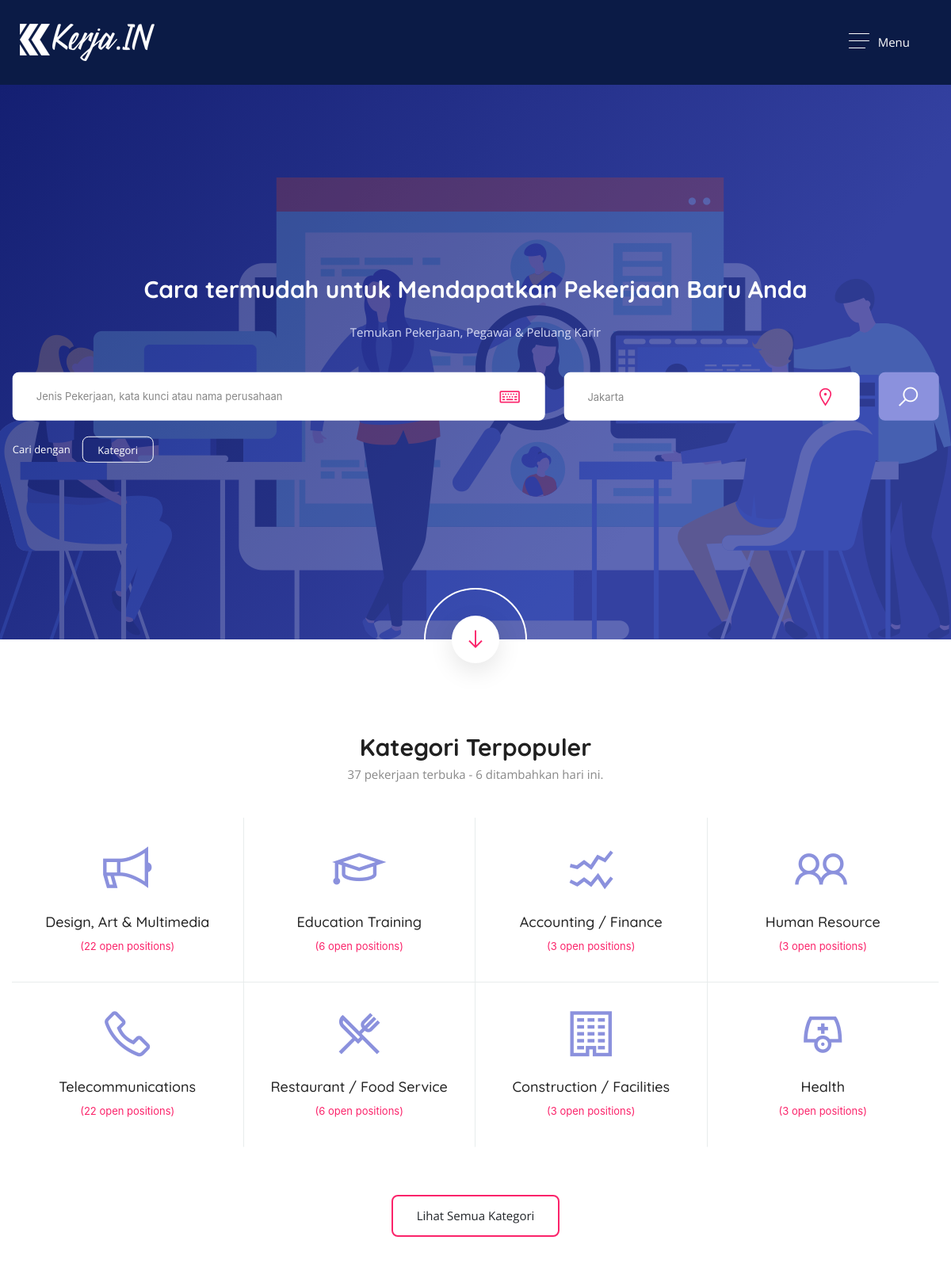
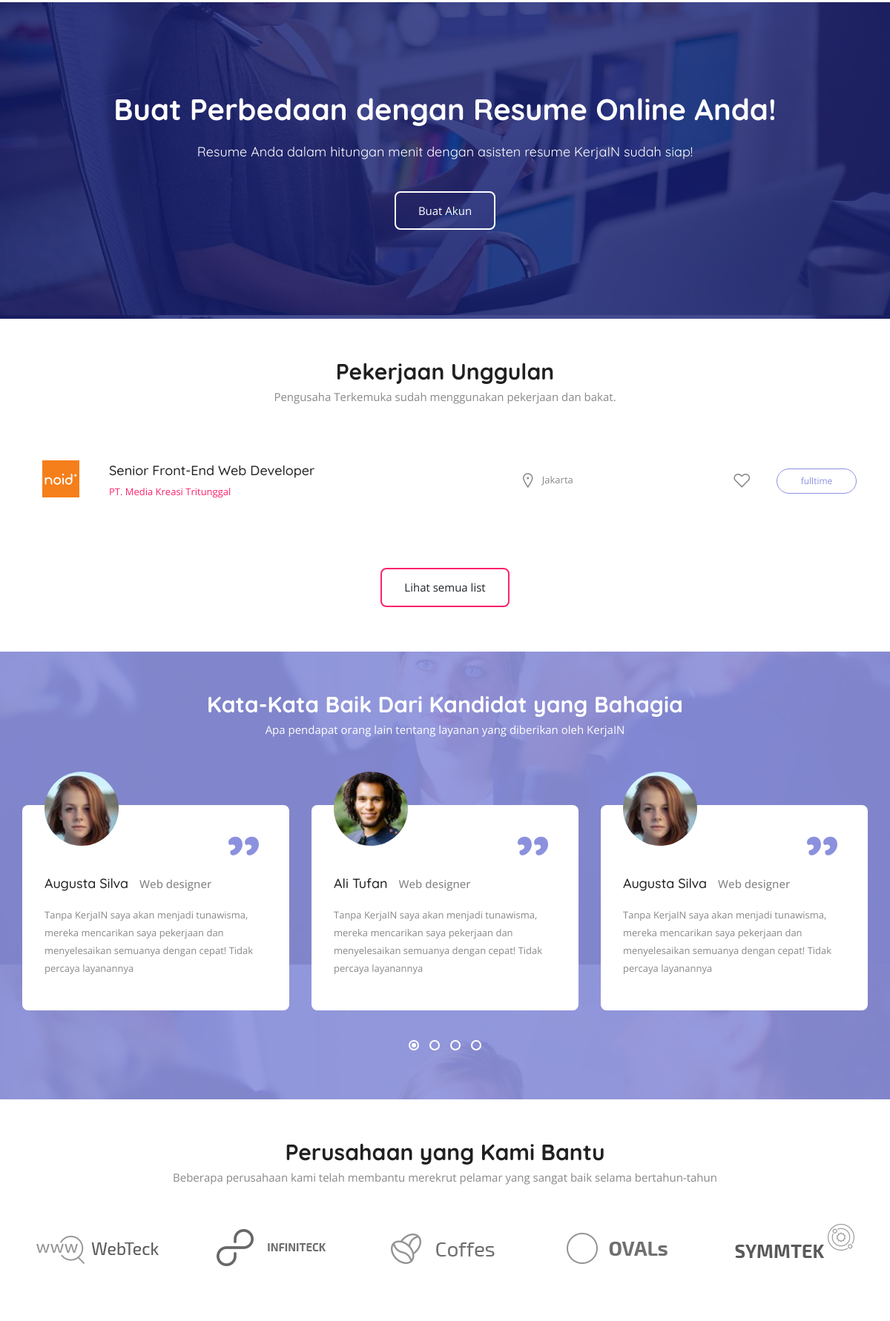
The page / (upper part) on the database its author committed (2 pictures, top to bottom).
### tables this page shows
CREATE TABLE `tb_lowongan` (
  `id_lowongan` int(11) NOT NULL,
  `id_perusahaan` int(11) NOT NULL,
  `judul` varchar(100) NOT NULL,
  `deskripsi` text NOT NULL,
  `tanggal_buka` date NOT NULL,
  `tanggal_tutup` date NOT NULL,
  `keahlian` varchar(100) NOT NULL,
  `jenis_pekerjaan` varchar(100) NOT NULL,
  `gaji` varchar(100) NOT NULL
);

CREATE TABLE `tb_perusahaan` (
  `id_perusahaan` int(11) NOT NULL,
  `id_user` int(11) NOT NULL,
  `nama` varchar(100) NOT NULL,
  `industri` varchar(100) NOT NULL,
  `jenis` varchar(50) NOT NULL,
  `kota` varchar(100) NOT NULL,
  `tentang` text NOT NULL,
  `foto` varchar(100) NOT NULL,
  `tahun_berdiri` varchar(4) NOT NULL,
  `website` varchar(100) NOT NULL,
  `ukuran` varchar(100) NOT NULL
);

### index.php (the view, shortened to what this page needs)
<?php
    if(isset($_SESSION['status'])){
		if($_SESSION['status']=="login"){
		 include 'php/head.php';
		 include 'php/header-user.php';
		} else{
			 include 'php/head.php';
			 include 'php/header.php';
		}
	} else{
			 include 'php/head.php';
			 include 'php/header.php';
		} ?>
	<section>
		<div class="block no-padding">
			<div class="container fluid">
				<div class="row">
					<div class="col-lg-12">
						<div class="main-featured-sec">
							<div class="new-slide">
							</div>
							<div class="job-search-sec">
								<div class="job-search">
									<h3>Cara termudah untuk Mendapatkan Pekerjaan Baru Anda</h3>
									<span>Temukan Pekerjaan, Pegawai & Peluang Karir</span>
									<form action="list-pekerjaan.php">
										<div class="row">
											<div class="col-lg-7 col-md-5 col-sm-12 col-xs-12">
												<div class="job-field">
													<input type="text" placeholder="Jenis Pekerjaan, kata kunci atau nama perusahaan" />
													<i class="la la-keyboard-o"></i>
												</div>
											</div>
											<div class="col-lg-4 col-md-5 col-sm-12 col-xs-12">
												<div class="job-field">
													<select data-placeholder="City, province or region" class="chosen-city">
														<option>Jakarta </option>
													</select>
													<i class="la la-map-marker"></i>
												</div>
											</div>
											<div class="col-lg-1 col-md-2 col-sm-12 col-xs-12">
												<button type="submit"><i class="la la-search"></i></button>
											</div>
										</div>
									</form>
									<div class="or-browser">
										<span>Cari dengan</span>
										<a href="#" title="">Kategori</a>
									</div>
								</div>
							</div>
							<div class="scroll-to">
								<a href="#scroll-here" title=""><i class="la la-arrow-down"></i></a>
							</div>
						</div>
					</div>
				</div>
			</div>
		</div>
	</section>
	<section id="scroll-here">
		<div class="block">
			<div class="container">
				<div class="row">
					<div class="col-lg-12">
						<div class="heading">
							<h2>Kategori Terpopuler</h2>
							<span>37 pekerjaan terbuka - 6 ditambahkan hari ini.</span>
						</div>
						<div class="cat-sec">
							<div class="row no-gape">
								<div class="col-lg-3 col-md-3 col-sm-6">
									<div class="p-category">
										<a href="#" title="">
											<i class="la la-bullhorn"></i>
											<span>Design, Art & Multimedia</span>
											<p>(22 open positions)</p>
										</a>
									</div>
								</div>
								<div class="col-lg-3 col-md-3 col-sm-6">
									<div class="p-category">
										<a href="#" title="">
											<i class="la la-graduation-cap"></i>
											<span>Education Training</span>
											<p>(6 open positions)</p>
										</a>
									</div>
								</div>
								<div class="col-lg-3 col-md-3 col-sm-6">
									<div class="p-category">
										<a href="#" title="">
											<i class="la la-line-chart "></i>
											<span>Accounting / Finance</span>
											<p>(3 open positions)</p>
										</a>
									</div>
								</div>
								<div class="col-lg-3 col-md-3 col-sm-6">
									<div class="p-category">
										<a href="#" title="">
											<i class="la la-users"></i>
											<span>Human Resource</span>
											<p>(3 open positions)</p>
										</a>
									</div>
								</div>
							</div>
						</div>
						<div class="cat-sec">
							<div class="row no-gape">
								<div class="col-lg-3 col-md-3 col-sm-6">
									<div class="p-category">
										<a href="#" title="">
											<i class="la la-phone"></i>
											<span>Telecommunications</span>
											<p>(22 open positions)</p>
										</a>
									</div>
								</div>
								<div class="col-lg-3 col-md-3 col-sm-6">
									<div class="p-category">
										<a href="#" title="">
											<i class="la la-cutlery"></i>
											<span>Restaurant / Food Service</span>
											<p>(6 open positions)</p>
										</a>
									</div>
								</div>
								<div class="col-lg-3 col-md-3 col-sm-6">
									<div class="p-category">
										<a href="#" title="">
											<i class="la la-building"></i>
											<span>Construction / Facilities</span>
											<p>(3 open positions)</p>
										</a>
									</div>
								</div>
								<div class="col-lg-3 col-md-3 col-sm-6">
									<div class="p-category">
										<a href="#" title="">
											<i class="la la-user-md"></i>
											<span>Health</span>
											<p>(3 open positions)</p>
										</a>
									</div>
								</div>
							</div>
						</div>
					</div>
					<div class="col-lg-12">
						<div class="browse-all-cat">
							<a href="#" title="">Lihat Semua Kategori</a>
						</div>
					</div>
				</div>
			</div>
		</div>
	</section>
	<section>
		<div class="block double-gap-top double-gap-bottom">
			<div data-velocity="-.1" style="background: url(images/resource/parallax1.jpg) repeat scroll 50% 422.28px transparent;" class="parallax scrolly-invisible layer color"></div>
			<div class="container">
				<div class="row">
					<div class="col-lg-12">
						<div class="simple-text-block">
							<h3>Buat Perbedaan dengan Resume Online Anda!</h3>
							<span>Resume Anda dalam hitungan menit dengan asisten resume KerjaIN sudah siap!</span>
							<a href="#" class="signup-popup" title="">Buat Akun</a>
						</div>
					</div>
				</div>
			</div>
		</div>
	</section>
	<section>
		<div class="block">
			<div class="container">
				<div class="row">
					<div class="col-lg-12">
						<div class="heading">
							<h2>Pekerjaan Unggulan</h2>
							<span>Pengusaha Terkemuka sudah menggunakan pekerjaan dan bakat.</span>
						</div>
<?php
include 'php/koneksi.php';
$data = mysqli_query($koneksi,"SELECT * FROM tb_lowongan a, tb_perusahaan b where a.id_perusahaan = b.id_perusahaan");
while ($a=mysqli_fetch_array($data)) {
?>
						<div class="job-listings-sec">
							<div class="job-listing">
								<div class="job-title-sec">
									<div class="c-logo"> <img src="gambar/<?=$a['foto']?>" style="max-width: 50px; max-height: 50px;" alt="" /> </div>
									<h3><a href="detail-pekerjaan.php?id=<?=$a['id_lowongan']?>" title=""><?=$a['judul']?></a></h3>
									<span><?=$a['nama']?></span>
								</div>
								<span class="job-lctn"><i class="la la-map-marker"></i><?=$a['kota']?></span>
								<span class="fav-job"><i class="la la-heart-o"></i></span>
								<span class="job-is ft"><?=$a['jenis_pekerjaan']?></span>
							</div>
						</div>
<?php } ?>
					</div>
					<div class="col-lg-12">
						<div class="browse-all-cat">
							<a href="list-pekerjaan.php" title="">Lihat semua list</a>
						</div>
					</div>
				</div>
			</div>
		</div>
	</section>
	<section>
		<div class="block">
			<div class="container">
				<div class="row">
					<div class="col-lg-12">
						<div class="heading light">
							<h2>Kata-Kata Baik Dari Kandidat yang Bahagia</h2>
							<span>Apa pendapat orang lain tentang layanan yang diberikan oleh KerjaIN</span>
						</div>
						<div class="reviews-sec" id="reviews-carousel">
							<div class="col-lg-6">
								<div class="reviews">
									<img src="images/resource/r1.jpg" alt="" />
									<h3>Augusta Silva <span>Web designer</span></h3>
									<p>Tanpa KerjaIN saya akan menjadi tunawisma, mereka mencarikan saya pekerjaan dan menyelesaikan semuanya dengan cepat! Tidak percaya layanannya</p>
								</div>
							</div>
							<div class="col-lg-6">
								<div class="reviews">
									<img src="images/resource/r2.jpg" alt="" />
									<h3>Ali Tufan <span>Web designer</span></h3>
									<p>Tanpa KerjaIN saya akan menjadi tunawisma, mereka mencarikan saya pekerjaan dan menyelesaikan semuanya dengan cepat! Tidak percaya layanannya</p>
								</div>
							</div>
							<div class="col-lg-6">
								<div class="reviews">
									<img src="images/resource/r1.jpg" alt="" />
									<h3>Augusta Silva <span>Web designer</span></h3>
									<p>Tanpa KerjaIN saya akan menjadi tunawisma, mereka mencarikan saya pekerjaan dan menyelesaikan semuanya dengan cepat! Tidak percaya layanannya</p>
								</div>
							</div>
						</div>
					</div>
				</div>
			</div>
		</div>
	</section>
	<section>
		<div class="block">
			<div class="container">
				<div class="row">
					<div class="col-lg-12">
						<div class="heading">
							<h2>Perusahaan yang Kami Bantu</h2>
							<span>Beberapa perusahaan kami telah membantu merekrut pelamar yang sangat baik selama bertahun-tahun</span>
						</div>
						<div class="comp-sec">
							<div class="company-img">
								<a href="#" title=""><img src="images/resource/cc1.jpg" alt="" /></a>
							</div>
							<div class="company-img">
								<a href="#" title=""><img src="images/resource/cc2.jpg" alt="" /></a>
							</div>
							<div class="company-img">
								<a href="#" title=""><img src="images/resource/cc3.jpg" alt="" /></a>
							</div>
							<div class="company-img">
								<a href="#" title=""><img src="images/resource/cc4.jpg" alt="" /></a>
							</div>
							<div class="company-img">
								<a href="#" title=""><img src="images/resource/cc5.jpg" alt="" /></a>
							</div>
						</div>
					</div>
				</div>
			</div>
		</div>
	</section>
<?php include 'php/footer.php'; ?>

### css/responsive.css (style rules this page uses)
@media (max-width:1200px) { .job-search-sec { width: 95%; } }
@media (max-width:1200px) { .job-search-sec .job-search > h3 { font-size: 30px; } }

### css/colors/colors.css (style rules this page uses)
.bg-color, .account-popup > form button, .layer.color::before, .pricetable > a, .pricetable.active, .bottom-line.style2 { background-color: #141f72 ; }
.text-color, .menu-sec nav > ul > li > ul li:hover > a, .account-popup > form .cfield i, .account-popup > form > a, .chosen-container-single .chosen-single div::before, .job-field i, .chosen-container .chosen-results li.highlighted, .active-result.result-selected, .scroll-to a, .p-category > a p, .p-category:hover i, .job-title-sec span, .blog-metas a, .blog-details > a { color: #fb236a ; }
.border-color, .select-user > span.active, .browse-all-cat a { border-color: #fb236a ; }

### rows shown on the page
tb_lowongan: id_perusahaan.foto (picture), judul "Senior Front-End Web Developer", id_perusahaan.nama "PT. Media Kreasi Tritunggal", id_perusahaan.kota "Jakarta", jenis_pekerjaan "fulltime"
